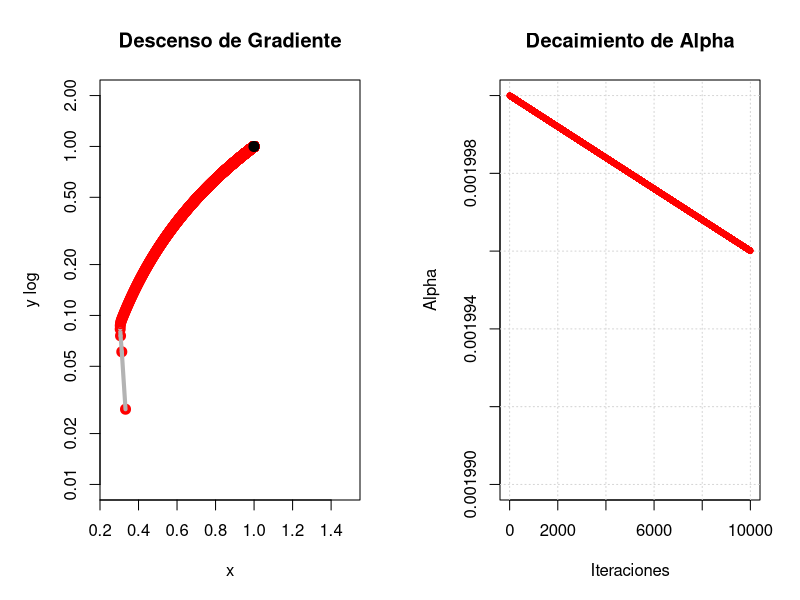

R code for this plot:
#funcion objetivo
f <- function (x){
  (1 - x[1])^2 + 100*( x[2] - x[1]^2)^2
}

f_gran <- function(x){
  dx <- -2*(1 - x[1]) - 400*x[1]*(x[2] - x[1]^2)
  dy <- 200*(x[2] - x[1]^2)
  return(c(dx,dy))
}

#alfa
alpha <- 0.002
alpha_k <- 0

#gama
gama <-alpha/10000

#valor inicial
x <- c(-1,-1)

#constantes
tolerancia <- 1e-6
max_inter <- 10000

#contador
contador <- 0
contador_2 <- 0
distancia_total <- 0 

#-----------------
# Configurar ventana con 2 gráficos
par(mfrow = c(1, 2), mar = c(5, 5, 4, 2))

#-----------------------------------------------------------------
# grafico de X y Y
plot(x[1], x[2], xlim = c(0.25, 1.5), ylim = c(0.01,2), 
     xlab = "x", ylab="y log",
     log = "y",
     main = "Descenso de Gradiente",
     pch = 20, col = "blue", cex = 2)

#-----------------------------------------------------------------
for (i in 1:max_inter){
  
  #Cada vez que entra suma 1 para tener la cantidad de iteracion
  contador <- contador + 1
  #-----------------
  
  #calcular alfa k
  alpha_k <- (alpha)/(1 + contador*gama)
  #calculo del nuevo X
  x_nuevo <- x - alpha_k*f_gran(x)
  #-----------------
  
  #graficar
  points(x_nuevo[1], x_nuevo[2], pch = 20, col = "red", cex = 2)
  # Graficar línea de trayectoria entre x y x_nuevo
  segments(x[1], x[2], x_nuevo[1], x_nuevo[2], col = "gray70", lwd = 4)
  #--------------------------------------------------------------------
  
  #retriccion para evitar errores
  if(norm(f_gran(x_nuevo), "2") < tolerancia | 
     norm(x_nuevo - x, "2") < tolerancia){
    break
  }
  #-----------------
  #remplazaomos X original por X nuevo para repetir el ciclo
  x <- x_nuevo
}
points(x_nuevo[1], x_nuevo[2], pch = 20, col = "black", cex = 2)
#-----------------------------------------------------------------

plot(contador, alpha_k,
     xlim = c(0, max_inter), ylim = c(0.00199,0.002), 
     xlab = "Iteraciones", ylab = "Alpha",
     main = "Decaimiento de Alpha",
     type = "n")
grid()  # Gráfico vacío
for (i in 1:max_inter){
  contador_2 <- contador_2 + 1
  alpha_k <- (alpha)/(1 + contador_2*gama)
  points(contador_2, alpha_k, pch = 20, col = "red", cex = 1)
}
#-----------------------------------------------------------------

points(x_nuevo[1], x_nuevo[2], pch = 20, col = "black", cex = 2)
cat("El número de iteraciones necesarias es:", contador, "\n")
cat("El valor de alpha inicial:", alpha, "\n")
cat("El valor de alpha final:", alpha_k, "\n")
cat("El punto mínimo encontrado es:", x_nuevo, "\n")
cat("El valor de la función en ese punto es:", f(x_nuevo), "\n")